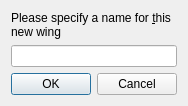
<?xml version="1.0" encoding="UTF-8"?>
<ui version="4.0">
 <class>fso::fred::dialogs::FormWingDialog</class>
 <widget class="QDialog" name="fso::fred::dialogs::FormWingDialog">
  <property name="windowModality">
   <enum>Qt::WindowModal</enum>
  </property>
  <property name="geometry">
   <rect>
    <x>0</x>
    <y>0</y>
    <width>194</width>
    <height>116</height>
   </rect>
  </property>
  <property name="windowTitle">
   <string>Create Wing</string>
  </property>
  <property name="modal">
   <bool>true</bool>
  </property>
  <layout class="QVBoxLayout" name="verticalLayout">
   <property name="sizeConstraint">
    <enum>QLayout::SetFixedSize</enum>
   </property>
   <item>
    <widget class="QLabel" name="label">
     <property name="text">
      <string>Please specify a name for &amp;this new wing</string>
     </property>
     <property name="wordWrap">
      <bool>true</bool>
     </property>
     <property name="buddy">
      <cstring>nameEdit</cstring>
     </property>
    </widget>
   </item>
   <item>
    <widget class="QLineEdit" name="nameEdit"/>
   </item>
   <item>
    <widget class="QDialogButtonBox" name="buttonBox">
     <property name="orientation">
      <enum>Qt::Horizontal</enum>
     </property>
     <property name="standardButtons">
      <set>QDialogButtonBox::Cancel|QDialogButtonBox::Ok</set>
     </property>
    </widget>
   </item>
  </layout>
 </widget>
 <resources/>
 <connections>
  <connection>
   <sender>buttonBox</sender>
   <signal>accepted()</signal>
   <receiver>fso::fred::dialogs::FormWingDialog</receiver>
   <slot>accept()</slot>
   <hints>
    <hint type="sourcelabel">
     <x>248</x>
     <y>254</y>
    </hint>
    <hint type="destinationlabel">
     <x>157</x>
     <y>274</y>
    </hint>
   </hints>
  </connection>
  <connection>
   <sender>buttonBox</sender>
   <signal>rejected()</signal>
   <receiver>fso::fred::dialogs::FormWingDialog</receiver>
   <slot>reject()</slot>
   <hints>
    <hint type="sourcelabel">
     <x>316</x>
     <y>260</y>
    </hint>
    <hint type="destinationlabel">
     <x>286</x>
     <y>274</y>
    </hint>
   </hints>
  </connection>
 </connections>
</ui>
